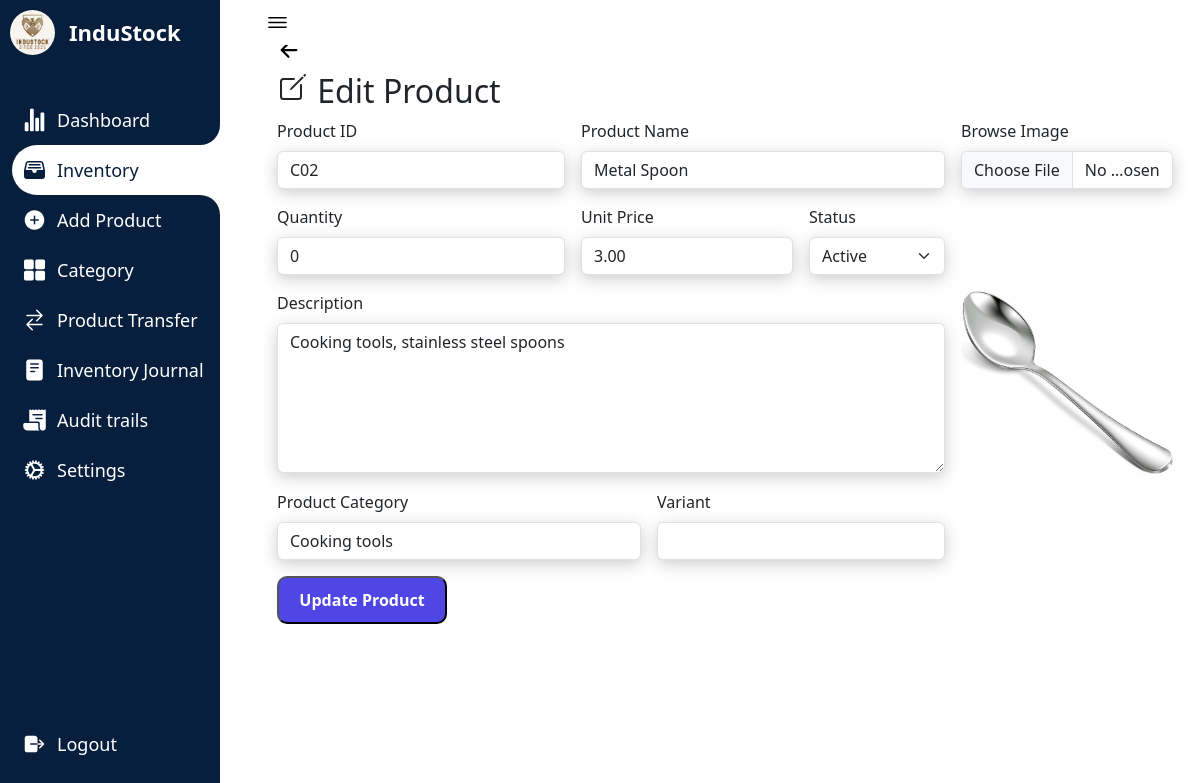
Screenshot of /edit.php?editid=C02 (signed in) with the database file from the repository.
### tables this page shows
CREATE TABLE `companyprofile` (
  `id` int(11) NOT NULL,
  `name` varchar(250) NOT NULL,
  `profilepicture` varchar(1000) DEFAULT NULL
);

CREATE TABLE `inventory` (
  `id` varchar(200) NOT NULL,
  `name` varchar(200) NOT NULL,
  `quantity` int(20) NOT NULL,
  `unitprice` decimal(20,2) NOT NULL,
  `variant` varchar(200) DEFAULT NULL,
  `description` varchar(300) NOT NULL,
  `category` varchar(200) NOT NULL,
  `status` varchar(200) NOT NULL,
  `image` varchar(200) NOT NULL,
  `addeddate` timestamp NOT NULL DEFAULT current_timestamp() ON UPDATE current_timestamp()
);

### edit.php (the view, shortened to what this page needs)
<?php
require_once "config.php";
$companyId = 1;
$query = "SELECT * FROM companyprofile WHERE id = ?";
$stmt = mysqli_prepare($conn, $query);
mysqli_stmt_bind_param($stmt, "i", $companyId);
mysqli_stmt_execute($stmt);
$result = mysqli_stmt_get_result($stmt);
$companyProfile = mysqli_fetch_assoc($result);
$companyProfileImagePath = $companyProfile['profilepicture'];
$companyName = $companyProfile['name'];
?>
<!DOCTYPE html>
<html lang="en">
<head>
    <link rel="stylesheet" href="testin3.css">
    <link href="https://cdn.jsdelivr.net/npm/bootstrap@5.3.1/dist/css/bootstrap.min.css" rel="stylesheet">
</head>
<body>
<nav>
<div class="logo">
<div class="logo-image">
    <?php
    if (!empty($companyProfileImagePath)) {
        echo '<img src="' . $companyProfileImagePath . '" alt="Company Logo" class="logoimage">';
    } else {
        echo '<img src="path/to/placeholder/image.jpg" alt="No Image" style="">';
    }
    ?>
</div>
    <div class="logo-name">
    <?php echo $companyName; ?>
    </div>
</div>
        <div class="menu-items">
            <ul class="navLinks">
            <li class="navList">
    <a href="Dashboard.php">
    <ion-icon name="stats-chart"></ion-icon>
        <span class="links">Dashboard</span>
    </a>
</li>
<li class="navList active">
    <a href="Inventory.php">
        <ion-icon name="file-tray-full"></ion-icon>
        <span class="links">Inventory</span>
    </a>
</li>
<li class="navList">
    <a href="Product.php">
        <ion-icon name="add-circle"></ion-icon>
        <span class="links">Add Product</span>
    </a>
</li>
    <li class="navList">
        <a href="Category.php">
            <ion-icon name="grid"></ion-icon>
            <span class="links">Category</span>
        </a>
    </li>
    <li class="navList">
        <a href="Order.php">
        <ion-icon name="swap-horizontal"></ion-icon>
            <span class="links">Product Transfer</span>
        </a>
    </li>
    <li class="navList">
        <a href="Reports.php">
            <ion-icon name="reader"></ion-icon>
            <span class="links">Inventory Journal</span>
        </a>
    </li>
    <li class="navList">
        <a href="audittrails.php">
        <ion-icon name="receipt"></ion-icon>
            <span class="links">Audit trails</span>
        </a>
    </li>
    <li class="navList">
        <a href="Settings.php">
            <ion-icon name="cog"></ion-icon>
            <span class="links">Settings</span>
        </a>
    </li>
            </ul>
            <ul class="bottom-link">
                <li>
                <a href="logout.php">
                    <ion-icon name="log-out"></ion-icon>
                    <span class="links">Logout</span>
                </a>
                </li>
        </div>
    </nav>
    <section class="dashboard">
        <div class="top">
            <ion-icon class="navToggle" name="menu-outline"></ion-icon>
        </div>
        <div class="content-wrapper">
        <div class="container">
            <div class="row">
                <div class="col-lg-12 col-offset-2">
                    <div class="page-header">
                    <a href="Inventory.php" style="font-size: 24px; text-decoration:none; color:black;">
                    <ion-icon name="arrow-back-outline"></ion-icon>
                    </a>
                        <h2><ion-icon name="create-outline"></ion-icon>     Edit Product</h2>
</div>
                    <form class="row g-3" method="POST" enctype="multipart/form-data" id="productForm">
                    <?php
                            $eid = isset($_GET['editid']) ? $_GET['editid'] : '';
                            $sql = mysqli_query($conn, "SELECT * FROM inventory WHERE id='$eid'");
                            while ($row = mysqli_fetch_array($sql)) {
                            ?>
    <div class="col-md-4">
        <div style="display:flex;">
        <label for="product_id" class="form-label">Product ID</label>
        </div>
        <input type="text" name="product_id" id="product_id" class="form-control" value="<?php echo $row['id'];?>" required="" >
    </div>
    <div class="col-md-5">
    <div style="display:flex;">
        <label for="product_name" class="form-label">Product Name</label>
        </div>
        <input type="text" name="product_name" value="<?php echo $row['name'];?>" id="product_name" class="form-control">
    </div>
    <div class="col-md-3">
        <label for="image" class="form-label">Browse Image</label>
        <input type="file" name="image" class="form-control" onchange="previewImage(event)" accept="image/*" />
    </div>
    <div class="col-md-4">
    <div style="display:flex;">
        <label for="quantity" class="form-label">Quantity</label>
        </div>
        <input type="number" name="quantity" id="quantity" class="form-control" required="" value="<?php echo $row['quantity'];?>" placeholder="">
    </div>
    <div class="col-md-3">
    <div style="display:flex;">
        <label for="unit_price" class="form-label">Unit Price</label>
        </div>
        <input type="number" name="unit_price" id="unit_price" class="form-control" required="" value="<?php echo $row['unitprice'];?>" placeholder="">
    </div>
    <div class="col-md-2">
        <label for="status" class="form-label">Status</label>
        <select name="status" id="status" class="form-select" value="<?php echo $row['status'];?>">
            <option selected>Active</option>
        </select>
    </div>
    <div class="col-md-9">
    <div style="display:flex;">
        <label for="description" class="form-label">Description</label>
        </div>
        <textarea name="description" id="description" class="form-control" style="height: 150px"><?php echo $row['description']; ?></textarea>
    </div>
    <div class="col-md-3">
    <td><img src="<?php echo $row['image'];?>" alt="Product Image" onclick="toggleImageSize(this)" class="zoomable-image" style="text-align:center; width:295px; height: 183px;" id="imagePreview"></td>
</div>
    <div class="col-md-5">
        <label for="product_category" id="variant" class="form-label">Product Category</label>
        <select name="category" value="<?php echo $row['category'];?>" id="category" class="form-control">
        <?php
        $categoryQuery = mysqli_query($conn, "SELECT categoryname FROM category");
        if ($categoryQuery) {
            while ($categoryRow = mysqli_fetch_assoc($categoryQuery)) {
                $selected = ($categoryRow['categoryname'] == $row['category']) ? 'selected' : '';
                echo "<option value='" . $categoryRow['categoryname'] . "' $selected>" . $categoryRow['categoryname'] . "</option>";
            }
        }
        ?>
    </select>
    </div>
     <div class="col-md-4">
        <label for="variant" class="form-label">Variant</label>
        <input type="text" name="variant" id="variant" class="form-control" value="<?php echo $row['variant'];?>">
    </div>
<?php } ?>
    <div class="col-md-12">
    <button type="submit" name="update" class="allButton">
            Update Product
        </button>
    </div>
</form>
                </div>
            </div>
        </div>
</div>
    </section>
</body>
</html>

### testin3.css (style rules this page uses)
* { margin: 0; padding: 0; box-sizing: border-box; }
:root { --primary-color:#071e3d; --nav-color: #071e3d; --dash-color: #fff; --logo-color: #fff; --text-color: #000; --text-color-light: #333; --white: #fff; --border-color: #ccc; --toggle-color: #fff; --title-icon-color: #fff; --time-03: all 0.3s linear; --time-02: all 0.2s linear; }
body { width: 100%; min-height: 100vh; background-color: var(--dash-color); font-family: 'Poppins', sans-serif; }
nav { position: fixed; top: 0; left: 0; height: 100%; width: 220px; background-color: var(--nav-color); padding: 10px 0 10px 10px; transition: var(--time-03); }
nav .logo { display: flex; align-items: center; }
.logoimage { border-radius:50%; }
nav .logo-image { width: 45px; height: 45px; border-radius: 50%; }
nav .logo-image img { width: 45px; height: 45px; object-fit: cover; }
nav .logo .logo-name { font-size: 22px; font-weight: 600; color: var(--logo-color); margin-left: 14px; white-space: nowrap; transition: var(--time-02); }
nav .menu-items { margin-top: 40px; display: flex; flex-direction: column; height: calc(100% - 90px); justify-content: space-between; }
nav .menu-items li { list-style: none; }
nav .menu-items li a { display: flex; align-items: center; margin-left:-30px; height: 50px; text-decoration: none; }
nav .menu-items li.active a { border-top-left-radius: 25px; border-bottom-left-radius: 25px; position: relative; }
nav .menu-items li a ion-icon { color: var(--white); font-size: 24px; min-width: 45px; }
nav .menu-items li a .links { font-size: 18px; color: var(--white); transition: var(--time-02); }
nav .menu-items li.active a { background-color: var(--dash-color); }
nav .menu-items li.active a:before { content: ''; position: absolute; width: 40px; height: 40px; right: 0; top: -40px; border-radius: 50%; box-shadow: 20px 20px var(--dash-color); pointer-events: none; }
nav .menu-items li.active a:after { content: ''; position: absolute; width: 40px; height: 40px; right: 0; bottom: -40px; border-radius: 50%; box-shadow: 20px -20px var(--dash-color); pointer-events: none; }
nav .menu-items li.active a .links { color: var(--primary-color); }
nav .menu-items li.active a ion-icon { color: var(--primary-color); }
.dashboard { position: relative; left: 250px; width: calc(100% - 250px); min-height: 100vh; background-color: var(--dash-color); padding: 10px 15px; transition: var(--time-03); }
.dashboard .top { position: fixed; background-color: var(--dash-color); display: flex; justify-content: space-between; align-items: center; left: 250px; top: 0; padding: 10px 15px; width: calc(100% - 250px); transition: var(--time-03); z-index: 100; }
.dashboard .top .navToggle { font-size: 25px; color: var(--text-color); cursor: pointer; }
.container { padding:1%; background-color: white; margin-top:5%; transition: border-radius 0.5s cubic-bezier(0.175, 0.885, 0.32, 1.275); }
.content-wrapper { margin-top:-30px; }
.dashboard .content-wrapper { top: 0; transition: var(--time-03); }
.zoomable-image { cursor: pointer; transition: width 0.3s ease-in-out; max-width: 100%; height: auto; }
input { box-shadow: 0 4px 16px rgba(0, 0, 0, 0.2); }
select { box-shadow: 0 4px 16px rgba(0, 0, 0, 0.2); }
textarea { box-shadow: 0 4px 16px rgba(0, 0, 0, 0.2); }
.allButton { display: inline-block; padding: 10px 20px; text-decoration: none; color: #fff; background-color:#4F46E5; border-radius:10px; width:170px; text-align:center; font-weight: bold; }

### rows the page displays
companyprofile: profilepicture (picture), name "InduStock"
inventory: product_id "C02", product_name "Metal Spoon", quantity "0", unit_price "3.00", status "Active", description "Cooking tools, stainless steel spoons", image (picture)

### other values shown
form field category "Cooking tools"
